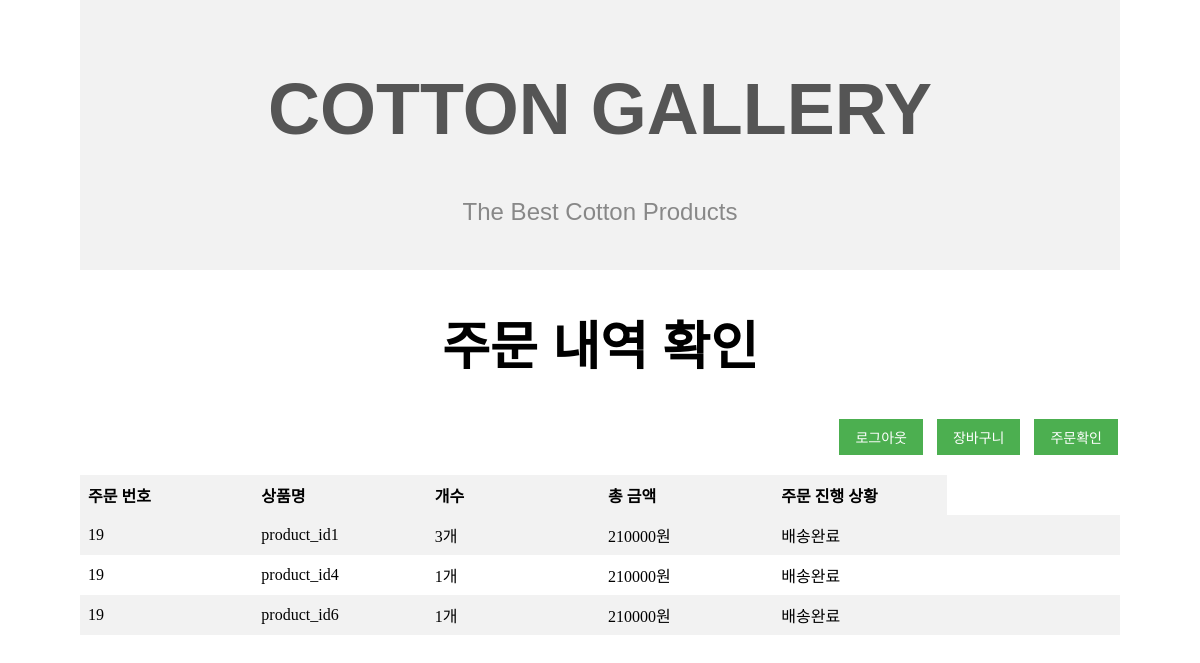
Page /purchase_check.php (signed in) on the committed database.
### tables this page shows
CREATE TABLE `order_queue` (
  `ID` int(11) DEFAULT NULL,
  `order_id` int(11) NOT NULL,
  `total_price` int(11) DEFAULT NULL,
  `process` varchar(20) DEFAULT NULL
);

CREATE TABLE `order_sheet` (
  `ID` int(11) NOT NULL,
  `product_id` varchar(20) NOT NULL,
  `count` int(11) DEFAULT NULL,
  `order_id` int(11) NOT NULL
);

### purchase_check.php (the view, shortened to what this page needs)
<!doctype html>
<html>
    <head>
    </head>
    <div style="background-color: #f2f2f2; padding: 20px;">
        <div align="center">
            <h1 style="font-family: 'Arial Black', sans-serif; font-size: 72px; color: #555555;">
                <a href="main.php" style="text-decoration: none; color: #555555;">COTTON GALLERY</a>
            </h1>
            <p style="font-family: Arial, sans-serif; font-size: 24px; color: #888888;">The Best Cotton Products</p>
        </div>
    </div>
    <div align = 'center'>
      <h1 style='font-family: "Arial Black", sans-serif; font-size: 52px;'>
        주문 내역 확인
      </h1>
    </div>
    <div align = 'right'>
        <?php
        if(isset($_SESSION['user_id'])) {
            echo "<a href='logout.php' class='btn-login'>로그아웃</a>";
            echo "<a href='cart.php' class='btn-login'>장바구니</a>";
            echo "<a href='purchase_check.php' class='btn-login'>주문확인</a>";
        }
        else {
            echo "<a href='login.php'>로그인</a>";
            echo "<span style='margin-left: 10px'></span>";
            echo "<a href='join.php'>회원가입</a>";
        }
        ?>
    </div>
    <?php
        if(isset($_SESSION['user_id'])) {
            $conn = mysqli_connect("localhost", "root", "11111111", "store");
        $ID = $_SESSION['user_id'];
        $q = "SELECT * FROM order_queue WHERE ID = '$ID'";
        $result = mysqli_query($conn, $q);
        while ($row = mysqli_fetch_assoc($result)) {
            $order_id =  $row['order_id'];
            $total_price = $row['total_price'];
            $process = $row['process'];
            $p = "SELECT * FROM order_sheet WHERE order_id = '$order_id'";
            $presult = mysqli_query($conn, $p);
            echo "<table>";
            echo "<tr>";
            echo "<th>주문 번호</th>";
            echo "<th>상품명</th>";
            echo "<th>개수</th>";
            echo "<th>총 금액</th>";
            echo "<th>주문 진행 상황</th>";
            echo "</tr>";
            while($prow = mysqli_fetch_assoc($presult)) {
                $product_id = $prow['product_id'];
                $count = $prow['count'];
                echo "<tr>";
                echo "<td>".$order_id."</td>";
                echo "<td>".$product_id."</td>";
                echo "<td>".$count."개</td>";
                echo "<td>".$total_price."원</td>";
                echo "<td>".$process."</td>";
                echo "<td>";
                echo "</td>";
                echo "</tr>";
            }
            echo "</table><br><br><br>";
        }
        } else {
            echo "<script>alert('로그인 후 이용해주세요.')</script>";
            echo "<script>location.replace('login.php');</script>";
            exit;
        }
    ?>

### purchase_check.php (style rules this page uses)
table { table-layout: fixed; border-collapse: collapse; width: 100%; }
th, td { text-align: left; padding: 8px; }
th { background-color: #f2f2f2; }
tr:nth-child(even) { background-color: #f2f2f2; }
.btn-login, .btn-join { background-color: #4CAF50; border: none; color: white; padding: 8px 16px; text-align: center; text-decoration: none; display: inline-block; font-size: 14px; margin: 4px 2px; cursor: pointer; }

### rows in the picture
order_sheet: order.order_id "19", product "product_id1", count "3", order.total_price "210000", order.process "배송완료"
order_sheet: order.order_id "19", product "product_id4", count "1", order.total_price "210000", order.process "배송완료"
order_sheet: order.order_id "19", product "product_id6", count "1", order.total_price "210000", order.process "배송완료"
